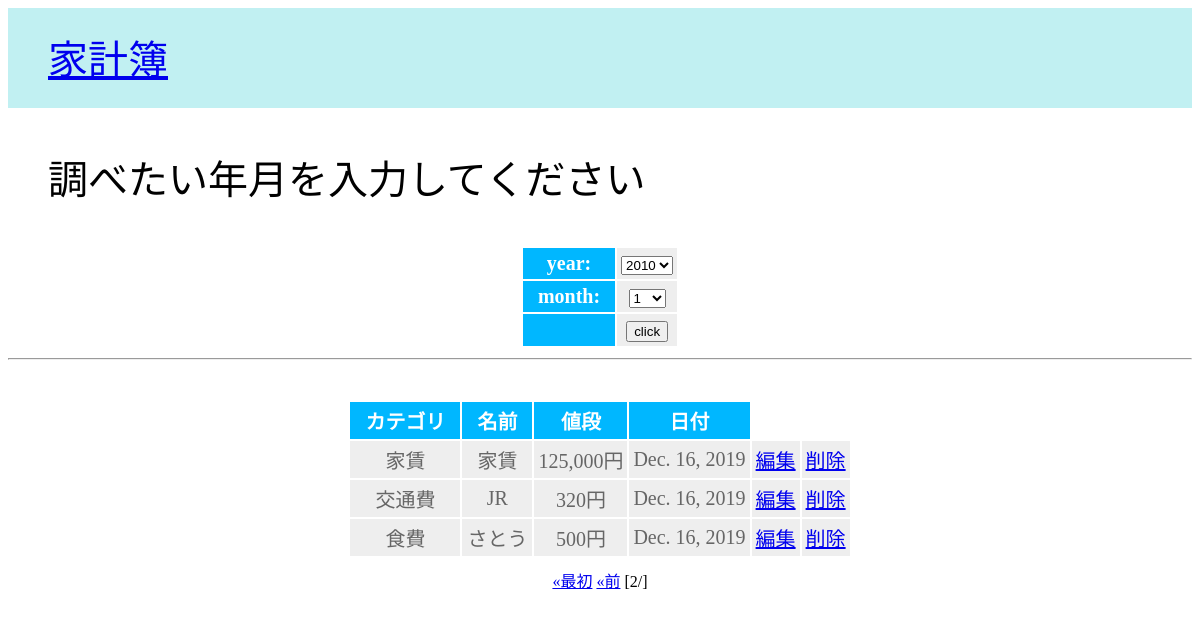
Screenshot of /account/find2 with the database file from the repository.
### account/models.py (models this page shows, shortened)
class OutGo(models.Model):
    CATEGORY = [
        ('その他', 'その他'),
        ('食費', '食費'),
        ('光熱費', '光熱費'),
        ('家賃', '家賃'),
        ('交際費', '交際費'),
        ('日用品', '日用品'),
        ('通信料', '通信料'),
        ('交通費', '交通費'),
        ('ファッション', 'ファッション'),
        ('趣味', '趣味'),
    ]
    category = models.CharField('カテゴリ', max_length=10, choices=CATEGORY)
    name = models.CharField('買った物', max_length=100)
    price = models.IntegerField('値段', default=0)
    created_at = models.DateField('日付', default=timezone.now)
    class Meta:
        db_table = 'outgo'
        verbose_name = verbose_name_plural = '支出'

### account/views.py (the view)
# urls.py: path('find', views.find, name='find'),
def find(request, num=1):
    if(request.method == 'POST'):
        form = FindForm(request.POST)
        year = request.POST['year']
        month = request.POST['month']
        data = OutGo.objects\
            .filter(created_at__month=month, created_at__year=str(year))\
            .order_by('id').reverse()
        price = OutGo.objects\
            .filter(created_at__month=month, created_at__year=str(year))\
            .aggregate(Sum('price'))
        if (price['price__sum']):
            price_sum = '{:,}'.format(price['price__sum'])
            msg = str(year) + '年' + str(month) + '月: ' + price_sum + '円'
        else:
            msg = 'データがありません。'
    else:
        msg = '調べたい年月を入力してください'
        form = FindForm()
        data = OutGo.objects.all().order_by('id').reverse()
    page = Paginator(data, 10)
    params = {
        'title': '家計簿',
        'message': msg,
        'form': form,
        'data': page.get_page(num),
    }
    return render(request, 'account/find.html', params)

### account/forms.py
class FindForm(forms.Form):
    months = []
    for i in range(1, 13):
        months.append((str(i), str(i)))
    years = []
    for i in range(2010, 2030):
        years.append((str(i), str(i)))
    year = forms.ChoiceField(label='year', required=False, choices=years)
    month = forms.ChoiceField(label='month', required=False, choices=months)

### account/templates/account/find.html (shortened to what this page needs)
{% extends "account/base.html" %}
{% load humanize %}
{% block contents %}
<table>
    <form action="{% url 'find' %}" method="post">
        {{ form }}
        <tr>
            <th></th>
            <td><input type="submit" value="click"></td>
        </tr>
    </form>
</table>
<hr>
{% endblock %}
{% block table %}
<table>
    <tr>
        <th>カテゴリ</th>
        <th>名前</th>
        <th>値段</th>
        <th>日付</th>
    </tr>
    {% for item in data %}
    <tr>
        <td>{{ item.category }}</td>
        <td>{{ item.name }}</td>
        <td>{{ item.price|intcomma }}円</td>
        <td>{{ item.created_at }}</td>
        <td><a href="{% url 'edit' item.id %}">編集</a></td>
        <td><a href="{% url 'delete' item.id %}">削除</a></td>
    </tr>
    {% endfor %}
</table>
{% endblock %}
{% block pagination %}
<div class="pagination">
    {% if data.has_previous %}
    <a href="{% url 'find' %}">&laquo;最初</a>
    <a href="{% url 'find' %}{{ data.previous_page_number }}">&laquo;前</a>
    {% endif %}
    <span calss="current">
        [{{ data.number }}/{{ data.paginator.num_page }}]
    </span>
</div>
{% endblock %}

### account/static/account/style.css (style rules this page uses)
body { font-family: "Avenir Next"; }
table { margin: 40px auto 10px auto; font-size: 20px; text-align: center; }
table tr th { background-color: rgb(0, 183, 255); color: white; padding: 4px 15px; border-width: 2px; }
table tr td { background-color: #eee; color: #666; padding: 4px; border-width: 4px; }
.pagination { margin: 10px auto; text-align: center; }

### rows the page displays
OutGo: category "家賃", name "家賃", price "125,000", created_at "Dec. 16, 2019"
OutGo: category "交通費", name "JR", price "320", created_at "Dec. 16, 2019"
OutGo: category "食費", name "さとう", price "500", created_at "Dec. 16, 2019"

### other values shown
{{ title }} "家計簿"
{{ message|safe }} "調べたい年月を入力してください"
{{ data.number }} "2"
